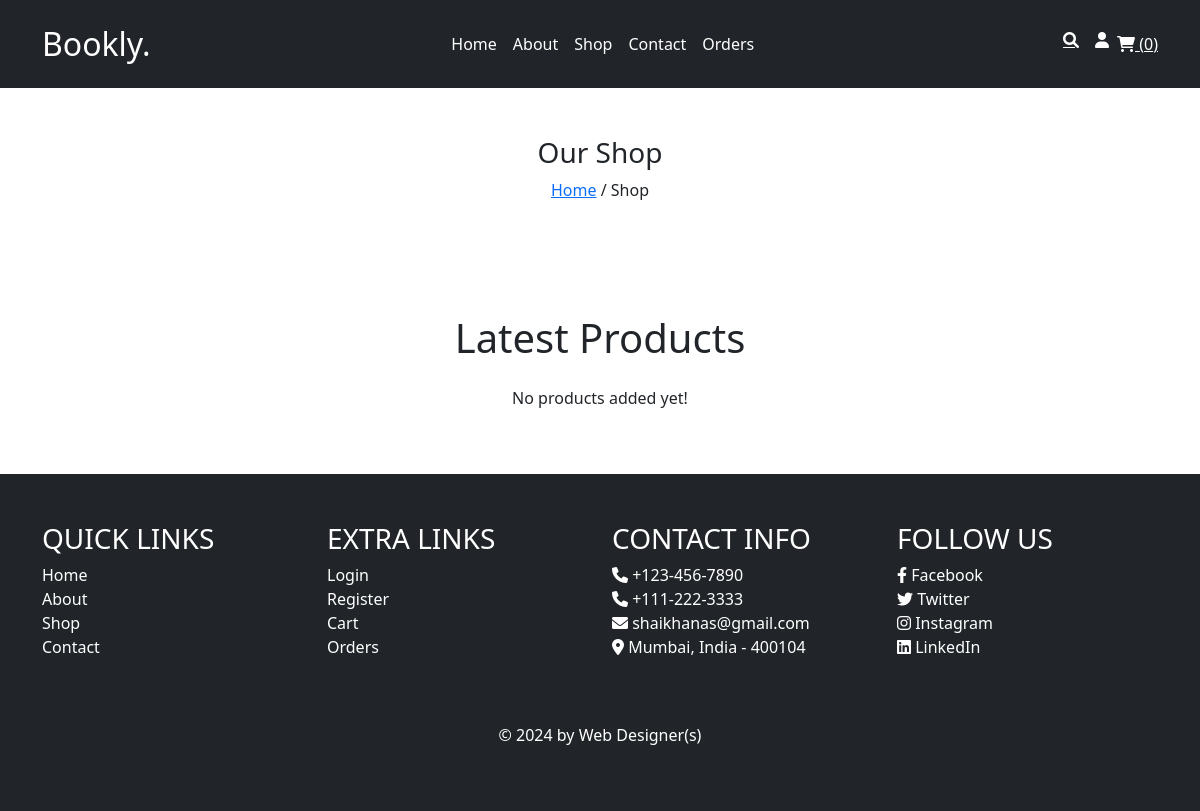
The app's page /shop.php, older data.
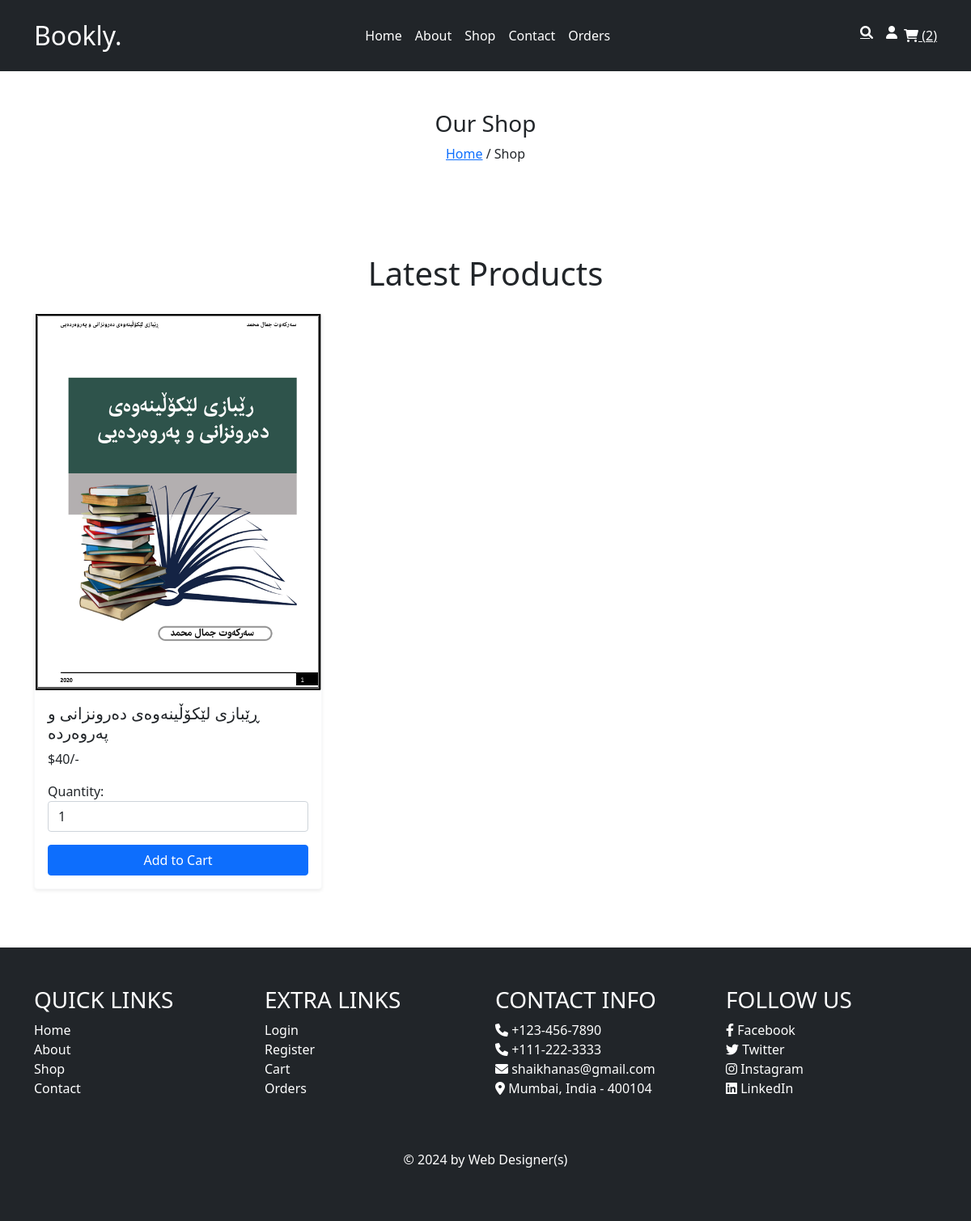
The same page, newer data.
### tables this page shows
CREATE TABLE `products` (
  `id` int(100) NOT NULL,
  `name` varchar(100) NOT NULL,
  `price` int(100) NOT NULL,
  `image` varchar(100) NOT NULL,
  `pdf` varchar(255) NOT NULL
);

### shop.php (the view, shortened to what this page needs)
<?php
include 'header.php';
$user_id = isset($_SESSION['user_id']) ? $_SESSION['user_id'] : null;
include 'nav.php'; ?>
<div class="heading text-center py-5">
    <h3>Our Shop</h3>
    <p><a href="index.php">Home</a> / Shop</p>
</div>
<section class="products py-5">
    <div class="container">
        <h1 class="title text-center mb-4">Latest Products</h1>
        <div class="row">
            <?php
            $select_products = mysqli_query($conn, "SELECT * FROM `products`") or die('query failed');
            if (mysqli_num_rows($select_products) > 0) {
                while ($fetch_products = mysqli_fetch_assoc($select_products)) {
            ?>
                    <div class="col-md-4 mb-4">
                        <form action="" method="post" class="card shadow-sm border-light">
                            <img class="card-img-top" src="../uploaded_img/<?php echo $fetch_products['image']; ?>" alt="Product Image">
                            <div class="card-body">
                                <h5 class="card-title"><?php echo $fetch_products['name']; ?></h5>
                                <p class="card-text">$<?php echo $fetch_products['price']; ?>/-</p>
                                <div class="form-group">
                                    <label for="quantity">Quantity:</label>
                                    <input type="number" min="1" name="product_quantity" value="1" class="form-control" id="quantity">
                                </div>
                                <button type="submit" class="btn btn-primary w-100 mt-3" name="add_to_cart">Add to Cart</button>
                            </div>
                        </form>
                    </div>
            <?php
                }
            } else {
                echo '<p class="empty text-center">No products added yet!</p>';
            }
            ?>
        </div>
    </div>
</section>
<?php include 'footer.php'; ?>

### header.php (shortened to what this page needs)
<!DOCTYPE html>
<html lang="en">
<head>
    <link href="https://cdn.jsdelivr.net/npm/bootstrap@5.0.2/dist/css/bootstrap.min.css" rel="stylesheet">
    <link rel="stylesheet" href="https://cdnjs.cloudflare.com/ajax/libs/font-awesome/6.0.0/css/all.min.css">
</head>
<body>
    <div>

### nav.php (shortened to what this page needs)
<header class="header bg-dark text-white">
    <div class="container">
        <div class="d-flex justify-content-between align-items-center py-3">
            <a href="index.php" class="logo fs-2 text-white text-decoration-none">Bookly.</a>
            <nav class="navbar navbar-expand-md">
                <div class="collapse navbar-collapse" id="navbarNav">
                    <ul class="navbar-nav ms-auto">
                        <li class="nav-item">
                            <a class="nav-link text-white" href="index.php">Home</a>
                        </li>
                        <li class="nav-item">
                            <a class="nav-link text-white" href="about.php">About</a>
                        </li>
                        <li class="nav-item">
                            <a class="nav-link text-white" href="shop.php">Shop</a>
                        </li>
                        <li class="nav-item">
                            <a class="nav-link text-white" href="contact.php">Contact</a>
                        </li>
                        <li class="nav-item">
                            <a class="nav-link text-white" href="orders.php">Orders</a>
                        </li>
                    </ul>
                </div>
            </nav>
            <div class="icons d-flex">
                <a href="searchPage.php" class="fas fa-search text-white mx-2"></a>
                <a href="#" class="fas fa-user text-white mx-2" data-bs-toggle="modal" data-bs-target="#userModal"></a>
                <?php
                $select_cart_number = mysqli_query($conn, "SELECT * FROM `cart` WHERE user_id = '$user_id'") or die('query failed');
                $cart_rows_number = mysqli_num_rows($select_cart_number);
                ?>
                <a href="cart.php" class="text-white"><i class="fas fa-shopping-cart"></i> <span>(<?php echo $cart_rows_number; ?>)</span></a>
            </div>
        </div>
    </div>
</header>

### footer.php (shortened to what this page needs)
<section class="footer bg-dark text-white py-5">
    <div class="container">
        <div class="row">
            <div class="col-md-3 mb-4">
                <h3 class="text-uppercase">Quick Links</h3>
                <ul class="list-unstyled">
                    <li><a href="index.php" class="text-white text-decoration-none">Home</a></li>
                    <li><a href="about.php" class="text-white text-decoration-none">About</a></li>
                    <li><a href="shop.php" class="text-white text-decoration-none">Shop</a></li>
                    <li><a href="contact.php" class="text-white text-decoration-none">Contact</a></li>
                </ul>
            </div>
            <div class="col-md-3 mb-4">
                <h3 class="text-uppercase">Extra Links</h3>
                <ul class="list-unstyled">
                    <li><a href="login.php" class="text-white text-decoration-none">Login</a></li>
                    <li><a href="register.php" class="text-white text-decoration-none">Register</a></li>
                    <li><a href="cart.php" class="text-white text-decoration-none">Cart</a></li>
                    <li><a href="orders.php" class="text-white text-decoration-none">Orders</a></li>
                </ul>
            </div>
            <div class="col-md-3 mb-4">
                <h3 class="text-uppercase">Contact Info</h3>
                <ul class="list-unstyled">
                    <li><i class="fas fa-phone"></i> +123-456-7890</li>
                    <li><i class="fas fa-phone"></i> +111-222-3333</li>
                    <li><i class="fas fa-envelope"></i> shaikhanas@gmail.com</li>
                    <li><i class="fas fa-map-marker-alt"></i> Mumbai, India - 400104</li>
                </ul>
            </div>
            <div class="col-md-3 mb-4">
                <h3 class="text-uppercase">Follow Us</h3>
                <ul class="list-unstyled">
                    <li><a href="#" class="text-white text-decoration-none"><i class="fab fa-facebook-f"></i> Facebook</a></li>
                    <li><a href="#" class="text-white text-decoration-none"><i class="fab fa-twitter"></i> Twitter</a></li>
                    <li><a href="#" class="text-white text-decoration-none"><i class="fab fa-instagram"></i> Instagram</a></li>
                    <li><a href="#" class="text-white text-decoration-none"><i class="fab fa-linkedin"></i> LinkedIn</a></li>
                </ul>
            </div>
        </div>
    </div>
    <p class="credit text-center mt-4">&copy; <?php echo date('Y'); ?> by <span>Web Designer</span>(s)</p>
</section>
</div>
</body>
</html>

Row changes from the older to the newer data that the page shows:
added products: image (picture), name "ڕێبازی لێکۆڵینەوەی دەرونزانی و پەروەردە", price "40"
Text that changed along with them:
$cart_rows_number: "0" → "2"
text no longer shown: "No products added yet!"
